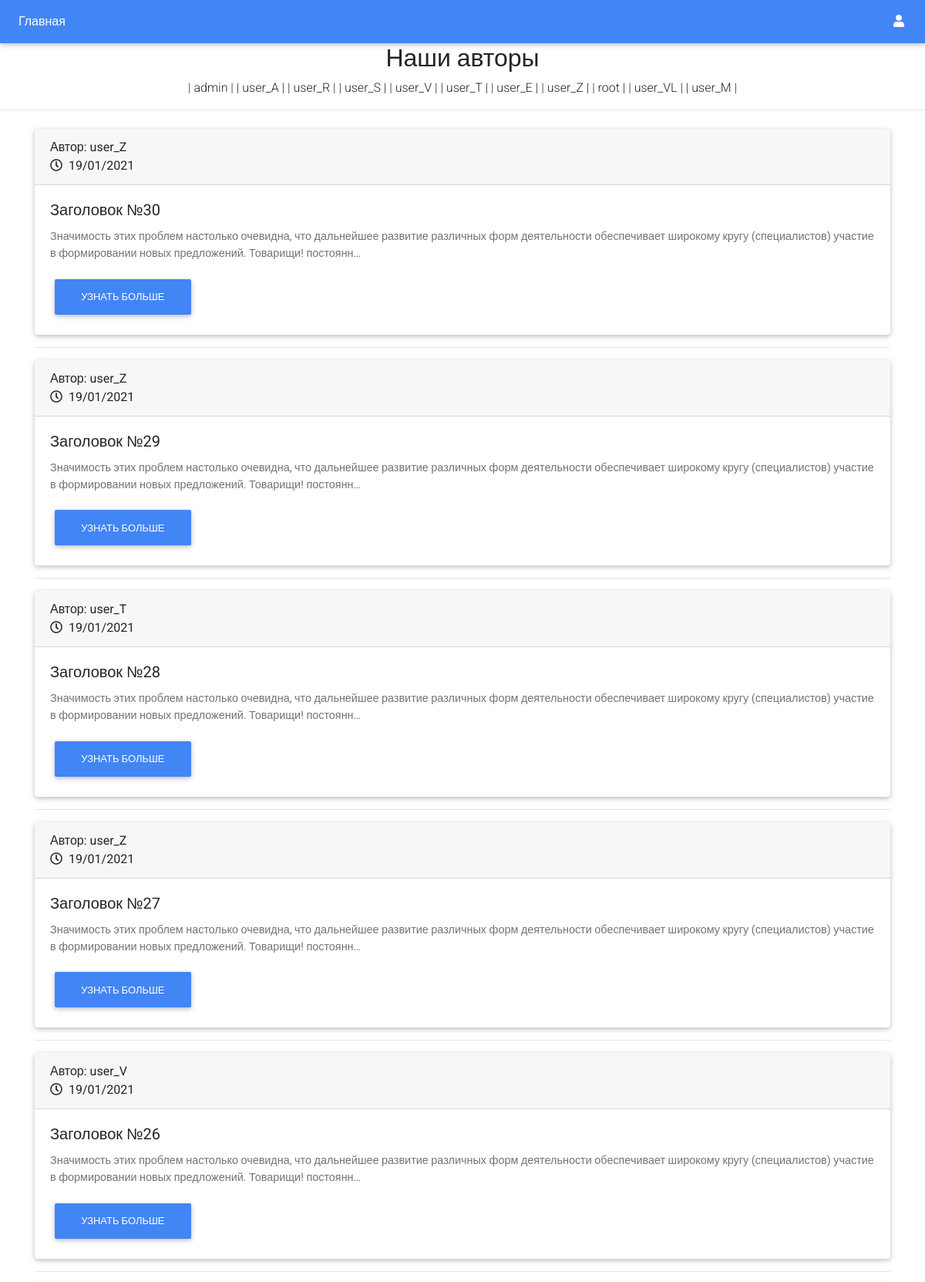
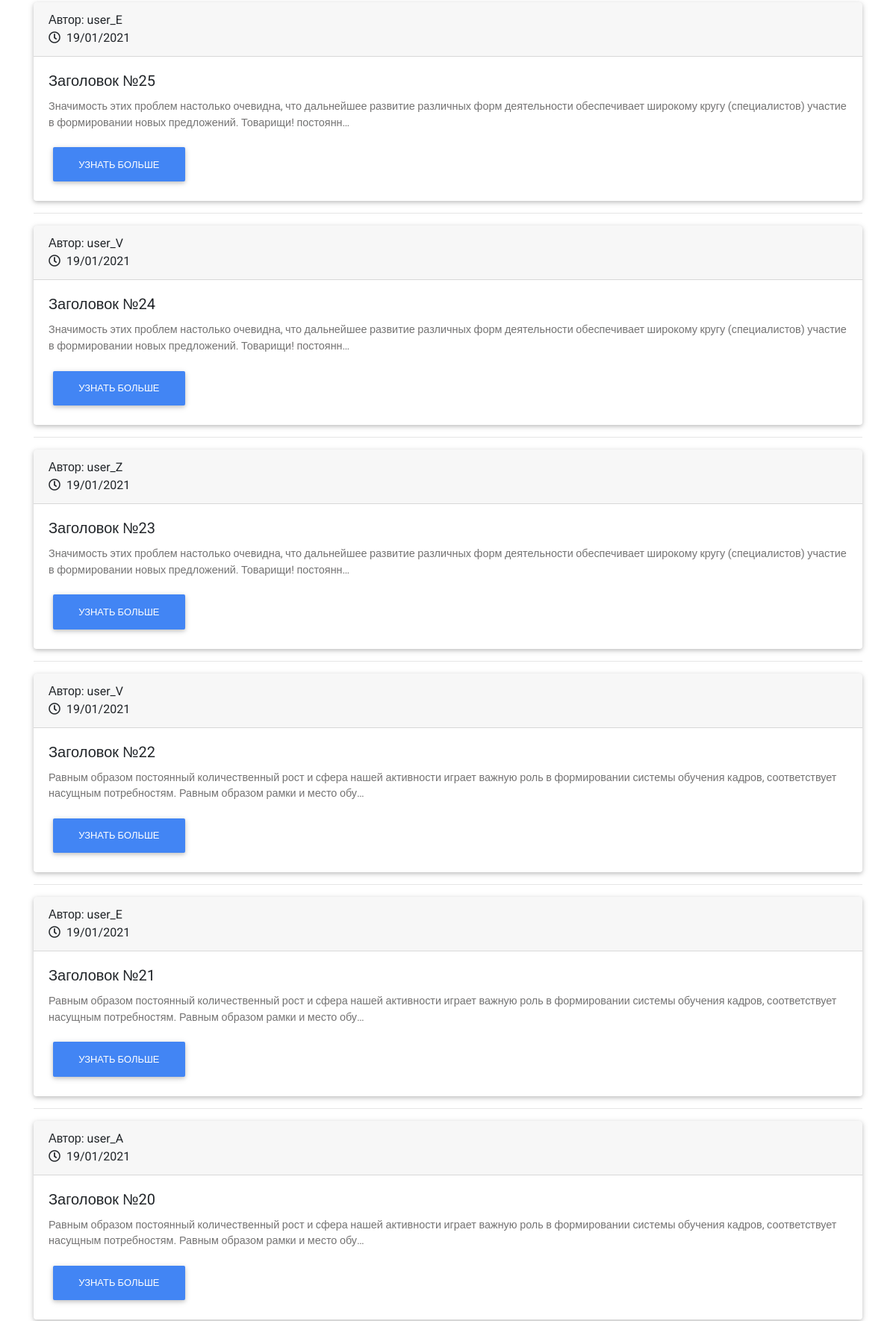
The page / (upper part) on the database its author committed (2 pictures, top to bottom).
### accounts/models.py (models this page shows, shortened)
class Users(models.Model):
    user = models.OneToOneField(User, verbose_name='Профиль пользователя', on_delete=models.CASCADE)
    date_birth = models.DateField("Дата рождения", blank=True, null=True)
    status = models.CharField("Статус", max_length=140, blank=True, null=True)
    bio = models.TextField("Информация о себе", blank=True, null=True)
    def __str__(self) -> str:
        return '{}'.format(self.user)
    class Meta:
        verbose_name = 'User'
        verbose_name_plural = 'Users'

### main/models.py (models this page shows, shortened)
class Notes(models.Model):
    title = models.CharField('Заголовок', max_length=255, unique=True)
    date = models.DateTimeField('Дата создания заметки', auto_now_add=True)
    text = models.TextField("Текст заметки")
    author = models.ForeignKey(Users, on_delete=models.CASCADE, verbose_name='Автор заметки')
    class Meta:
        db_table = 'notes'
        verbose_name = 'Note'
        verbose_name_plural = 'Notes'
        ordering = ['-date']

### main/views.py (the view)
# urls.py: path('', views.NotesListView.as_view(), name='index_blog'),
class NotesListView(ListView):
    model = models.Notes
    paginate_by = 20
    template_name = 'index_blog.html'
    def get_context_data(self, **kwargs):
        context = super(NotesListView, self).get_context_data(**kwargs)
        context['users'] = Users.objects.all()
        return context

### main/templates/index_blog.html (shortened to what this page needs)
{% extends "base.html" %}
{% block content %}
  <div class="container text-center">
    <h2>Наши авторы</h2>
    {% for user in users %}
      <span>| {{ user.user }} |</span>
    {% endfor %}
  </div>
  <hr>
  <div class="container pb-2 py-2">
      {% for note in object_list %}
      <div class="card">
        <div class="card-header">
          <p class="card-text">Автор: {{ note.author }} <br><i class="far fa-clock pr-2"></i>{{ note.date | date:"d/m/Y" }}</p>
        </div>
        <div class="card-body">
          <h5 class="card-title">{{ note.title }}</h5>
          <p class="card-text">{{ note.text|truncatechars:200 }}</p>
          <a href="{% url 'main:detail_blog' note.pk %}" class="btn btn-primary">Узнать больше</a>
        </div>
      </div>
      <hr>
      {% endfor %}
  </div>
{% endblock content %}

### templates/base.html (shortened to what this page needs)
{% load static %}
<!DOCTYPE html>
<html lang="ru">
<head>
  <link rel="stylesheet" href="https://use.fontawesome.com/releases/v5.11.2/css/all.css">
  <link rel="stylesheet" href="{% static 'css/bootstrap.min.css' %}">
  <link rel="stylesheet" href="{% static 'css/mdb.min.css' %}">
</head>
<body>
  <header>
    <nav class="navbar navbar-expand-lg navbar-dark primary-color">
      <ul class="navbar-nav mr-auto">
        <li class="nav-item">
          <a class="nav-link" href="/">Главная</a>
        </li>
      </ul>
      <ul class="navbar-nav ml-auto nav-flex-icons">
        <li class="nav-item">
          <a class="nav-link waves-effect waves-light" href="/admin">
            <i class="fas fa-user"></i>
          </a>
        </li>
      </ul>
    </nav>
  </header>
  {% block content %}
  {% endblock content %}
</body>
</html>

### rows shown on the page
Users: user "admin"
Users: user "user_A"
Users: user "user_R"
Users: user "user_S"
Users: user "user_V"
Users: user "user_T"
Users: user "user_E"
Users: user "user_Z"
Users: user "root"
Users: user "user_VL"
Users: user "user_M"
Notes: author "user_Z", date "19/01/2021", title "Заголовок №30", text "Значимость этих проблем настолько очевидна, что дальнейшее развитие различных форм деятельности обеспечивает широкому кругу (специалистов) участие в формировании новых предложений. Товарищи! постоянн…"
Notes: author "user_Z", date "19/01/2021", title "Заголовок №29", text "Значимость этих проблем настолько очевидна, что дальнейшее развитие различных форм деятельности обеспечивает широкому кругу (специалистов) участие в формировании новых предложений. Товарищи! постоянн…"
Notes: author "user_T", date "19/01/2021", title "Заголовок №28", text "Значимость этих проблем настолько очевидна, что дальнейшее развитие различных форм деятельности обеспечивает широкому кругу (специалистов) участие в формировании новых предложений. Товарищи! постоянн…"
Notes: author "user_Z", date "19/01/2021", title "Заголовок №27", text "Значимость этих проблем настолько очевидна, что дальнейшее развитие различных форм деятельности обеспечивает широкому кругу (специалистов) участие в формировании новых предложений. Товарищи! постоянн…"
Notes: author "user_V", date "19/01/2021", title "Заголовок №26", text "Значимость этих проблем настолько очевидна, что дальнейшее развитие различных форм деятельности обеспечивает широкому кругу (специалистов) участие в формировании новых предложений. Товарищи! постоянн…"
Notes: author "user_E", date "19/01/2021", title "Заголовок №25", text "Значимость этих проблем настолько очевидна, что дальнейшее развитие различных форм деятельности обеспечивает широкому кругу (специалистов) участие в формировании новых предложений. Товарищи! постоянн…"
Notes: author "user_V", date "19/01/2021", title "Заголовок №24", text "Значимость этих проблем настолько очевидна, что дальнейшее развитие различных форм деятельности обеспечивает широкому кругу (специалистов) участие в формировании новых предложений. Товарищи! постоянн…"
Notes: author "user_Z", date "19/01/2021", title "Заголовок №23", text "Значимость этих проблем настолько очевидна, что дальнейшее развитие различных форм деятельности обеспечивает широкому кругу (специалистов) участие в формировании новых предложений. Товарищи! постоянн…"
Notes: author "user_V", date "19/01/2021", title "Заголовок №22", text "Равным образом постоянный количественный рост и сфера нашей активности играет важную роль в формировании системы обучения кадров, соответствует насущным потребностям. Равным образом рамки и место обу…"
Notes: author "user_E", date "19/01/2021", title "Заголовок №21", text "Равным образом постоянный количественный рост и сфера нашей активности играет важную роль в формировании системы обучения кадров, соответствует насущным потребностям. Равным образом рамки и место обу…"
Notes: author "user_A", date "19/01/2021", title "Заголовок №20", text "Равным образом постоянный количественный рост и сфера нашей активности играет важную роль в формировании системы обучения кадров, соответствует насущным потребностям. Равным образом рамки и место обу…"
